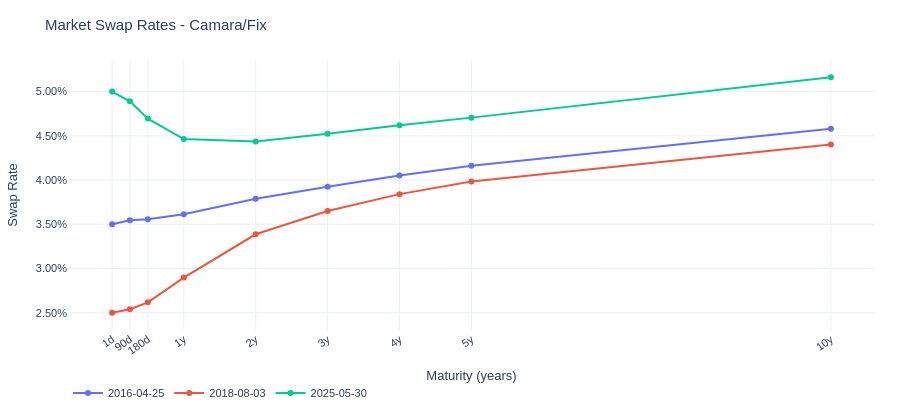

Notebook code for this chart:
### Code cell
fig, _ = plot_market_swap_rates(train_market_rates_df)
fig.show()

### Figure 1 — Plotly figure (JSON) as saved in the notebook; plotly's stock layout.template omitted (floating-point values rounded to 4 significant figures)
{"data": [{"mode": "lines+markers", "name": "2016-04-25", "type": "scatter", "x": [0.002778, 0.25, 0.5, 1.0, 2.0, 3.0, 4.0, 5.0, 10.0], "y": [0.035, 0.03545, 0.03558, 0.03614, 0.03788, 0.03925, 0.04052, 0.04163, 0.04579]}, {"mode": "lines+markers", "name": "2018-08-03", "type": "scatter", "x": [0.002778, 0.25, 0.5, 1.0, 2.0, 3.0, 4.0, 5.0, 10.0], "y": [0.025, 0.0254, 0.02618, 0.02898, 0.03387, 0.03651, 0.03841, 0.03983, 0.04402]}, {"mode": "lines+markers", "name": "2025-05-30", "type": "scatter", "x": [0.002778, 0.25, 0.5, 1.0, 2.0, 3.0, 4.0, 5.0, 10.0], "y": [0.05, 0.0489, 0.04695, 0.04464, 0.04437, 0.04523, 0.0462, 0.04706, 0.05162]}], "layout": {"autosize": true, "font": {"family": "Arial", "size": 11}, "height": 420, "legend": {"orientation": "h", "x": 0, "xanchor": "left", "y": -0.18, "yanchor": "top"}, "margin": {"b": 70, "l": 55, "r": 25, "t": 60}, "title": {"text": "Market Swap Rates - Camara/Fix", "xanchor": "left"}, "xaxis": {"automargin": true, "showgrid": true, "tickangle": -35, "tickfont": {"size": 11}, "tickmode": "array", "ticktext": ["1d", "90d", "180d", "1y", "2y", "3y", "4y", "5y", "10y"], "tickvals": [0.002778, 0.25, 0.5, 1, 2, 3, 4, 5, 10], "title": {"text": "Maturity (years)"}, "zeroline": false}, "yaxis": {"automargin": true, "showgrid": true, "tickformat": ".2%", "title": {"text": "Swap Rate"}, "zeroline": false}}}
